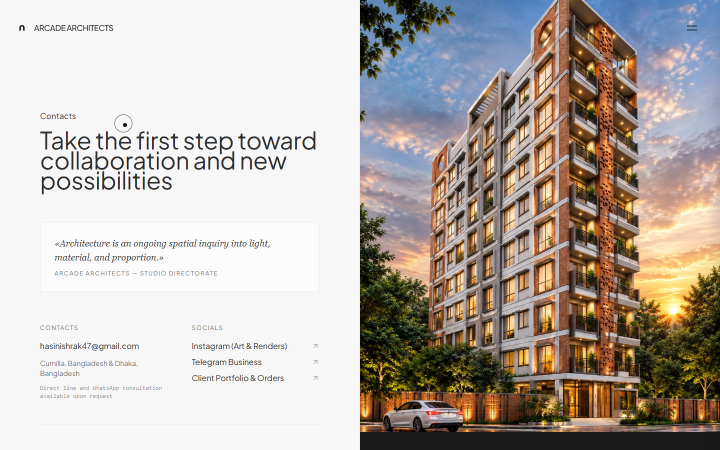
#> input picture audit/cursor_final/01_stone_default.png, 1440 x 900 px, found by its file name (shown at 1/2 size)
$ python build_verified_cursor_artifact.py
#> lines starting #> are read from the running program, lines starting #| are printed output that depends on the picture
import os
from PIL import Image, ImageDraw

def main():
    crops = [
        ('1. Stone (#F7F7F7) Cursor (Crisp Black Core + Dual Ring)', 'audit/cursor_final/01_stone_default.png', (200, 200, 300, 300)),
        ('2. Dark Render Cursor (Crisp White Halo + Dual Ring)', 'audit/cursor_final/03_dark_image.png', (1000, 350, 1100, 450)),
        ('3. Project Card Hover: "VIEW" Pill', 'audit/cursor_final/badge_view_full.png', (240, 330, 480, 530)),
        ('4. Gallery Horizontal Drag: "↔ DRAG" Pill', 'audit/cursor_final/badge_drag_full.png', (180, 390, 420, 590)),
    ]

    tile_w = 440
    tile_h = 260
    header_h = 36
    cols = 2
    rows = 2
    total_w = cols * tile_w + 30
    total_h = rows * (tile_h + header_h) + 40

    collage = Image.new('RGB', (total_w, total_h), (14, 14, 14))
#> collage: PIL image 910x632 RGB; every value is 14
    draw = ImageDraw.Draw(collage)
    draw.text((20, 12), "ARCADE ARCHITECTS - ARCHITECTURAL DUAL-TONE CURSOR VERIFICATION", fill=(255, 255, 255))

    coords = [
        (10, 40),
        (tile_w + 20, 40),
        (10, 40 + tile_h + header_h + 10),
        (tile_w + 20, 40 + tile_h + header_h + 10),
    ]

    for idx, (label, path, crop_box) in enumerate(crops):
        if not os.path.exists(path):
            print(f"File not found: {path}")
            continue
        im = Image.open(path).convert('RGB')
#> im is the input picture: PIL image 1440x900 RGB; mean R, G, B 186.1, 178.2, 171.8
        if crop_box:
            im = im.crop(crop_box).resize((tile_w, tile_h), Image.Resampling.LANCZOS)
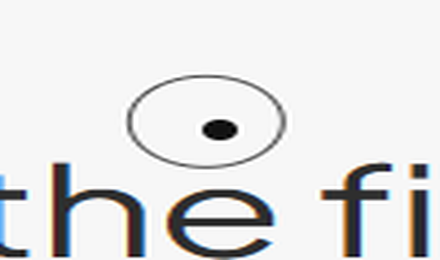
#> im: PIL image 440x260 RGB; mean R, G, B 225.6, 225.8, 226
        x, y = coords[idx]
        draw.text((x + 8, y + 8), label, fill=(210, 210, 210))
        collage.paste(im, (x, y + header_h))
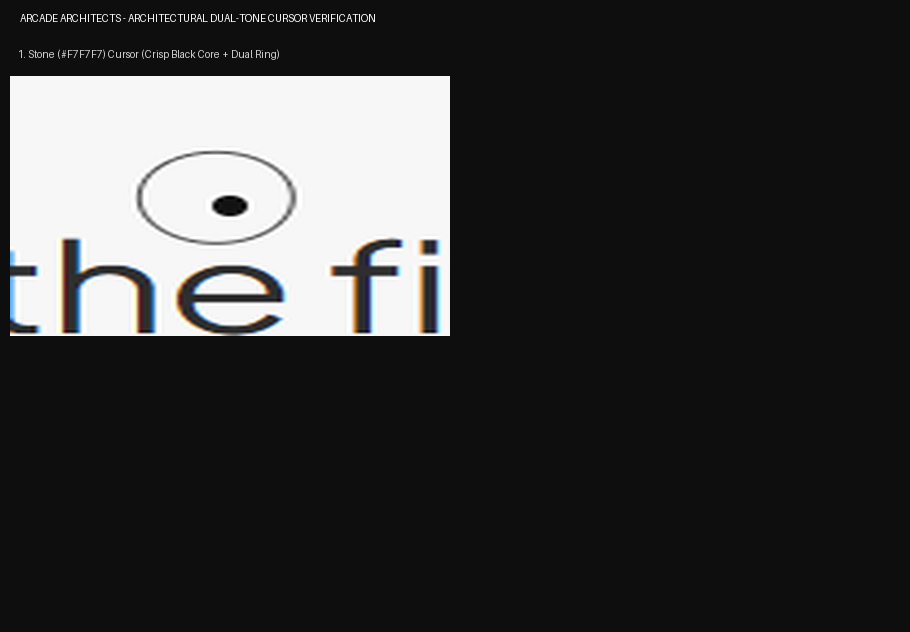
#> collage: PIL image 910x632 RGB; mean R, G, B 56.6, 56.7, 56.7
#> pass 2 of the loop in main, `for idx, (label, path, crop_box) in enumerate(crops):`:
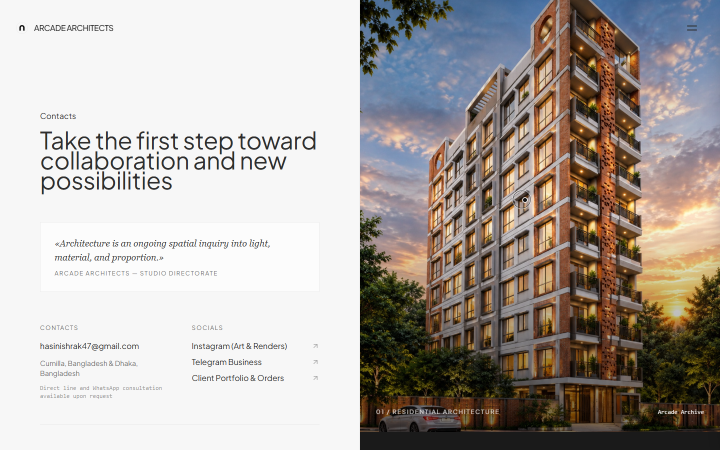
#> input picture audit/cursor_final/03_dark_image.png, 1440 x 900 px, found by its file name (shown at 1/2 size)
#> in main, im is the input picture: PIL image 1440x900 RGB; mean R, G, B 176.5, 169.9, 165.1
#> in main, `im = im.crop(crop_box).resize((tile_w, tile_h), Image.Resampling.LANCZ..`:
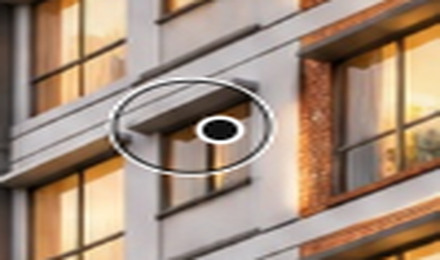
#> im: PIL image 440x260 RGB; mean R, G, B 164.1, 140.8, 122.7
#> in main, `collage.paste(im, (x, y + header_h))`:
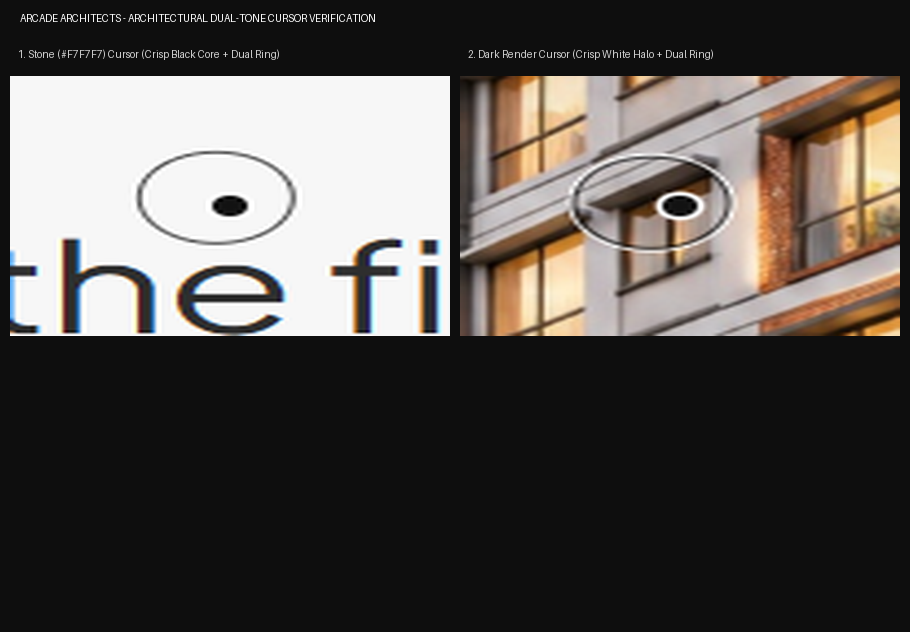
#> collage: PIL image 910x632 RGB; mean R, G, B 86.7, 82, 78.5

    artifact_path = r'C:\Users\Hasin\.gemini\antigravity\brain\4bb7da72-16c6-4b32-85de-0824002c2d7b\cursor_contrast_verified.png'
    collage.save(artifact_path)
    print(f"Saved {artifact_path}")

if __name__ == '__main__':
    main()
